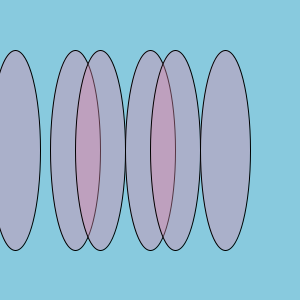
Frame 1 (no input)
Frame 60 (the mouse pressed at the canvas centre just before this capture): identical to frame 1, image omitted
Frame 120 (the mouse held since frame 60 and released just before this capture): identical to frame 1, image omitted

The Processing sketch that drew this single still picture (run headless with seeded random() and noise(); from frame 60 on, the mouse is pressed at the canvas centre):

// Processing sketch: sketch_240510b
// ── sketch_240510b.pde
int[] dizi = new int[] {15, 75, 100, 150, 175, 225};

void setup(){
  size(300, 300);
}

void draw(){
  background(#88CADE);
  fill(#DE88AC, 100);
  for(int i = 0; i < 6; i++)
    ellipse(dizi[i], 150, 50, 200);
}
